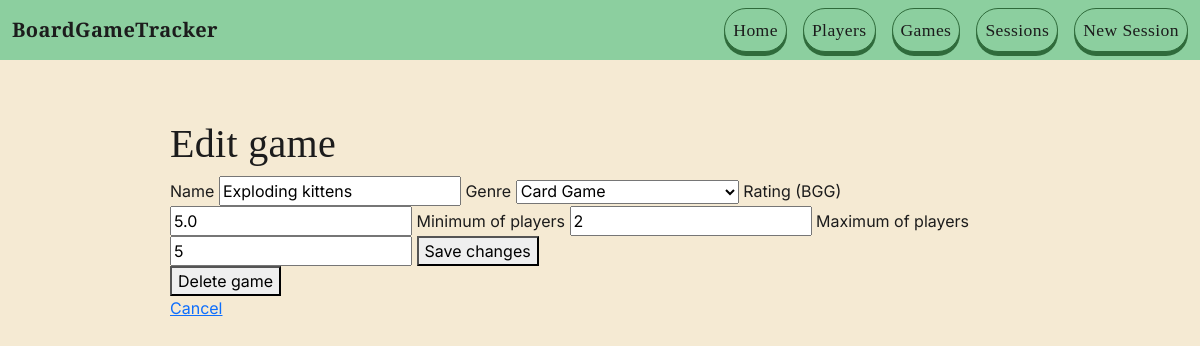
Page /edit_game/13 on the committed database.
### tables this page shows
CREATE TABLE games (
    id INTEGER PRIMARY KEY AUTOINCREMENT,
    name TEXT NOT NULL,
    genre TEXT,
    rating REAL,
    min_players INTEGER,
    max_players INTEGER,
    last_updated TEXT
);

### controllers/games_controller.py (the view, shortened to what this page needs)
@games_controller.route("/edit_game/<int:id>", methods=["GET","POST"])
def edit_game(id):
    connection = get_db_connection()
    game_to_be_edited = connection.execute("SELECT * FROM games WHERE id = ?", (id,)).fetchone() # Fetches only one game with the given id, if that id doesn't exist, then this method returns None
    connection.close()
    if game_to_be_edited is None: # Checks if the game was found
        return Response("Game not found", status=404) # This status code indicates that server cannot find the requested resource, that is when the selected game didn't exist.
    game_object = Game(game_to_be_edited) # Game was found and this changes the fetched data to a game object
    return render_template("edit_game.html", game = game_object) # Game is forwarded to view

### database.py (called while the page is built)
def get_db_connection():
    connection = sqlite3.connect("database.db")
    connection.row_factory = sqlite3.Row
    return connection

### templates/edit_game.html (shortened to what this page needs)
{% extends "base.html" %}
{% block body %}
<h1>Edit game</h1>
<form method="POST">
    <label for="game_name">Name</label>
    <input type="text" id="game_name" name="game_name" value="{{ game.name }}" required>
    <label for="genre">Genre</label>
    <select id="genre" name="genre" required>
        <option value="Card Game"
            {% if game.genre == "Card Game" %}selected{% endif %}>
            Card Game
        </option>
    </select>
    <label for="rating">Rating (BGG)</label>
    <input type="number" min="0" id="rating" name="rating" value="{{ game.rating }}" required>
    <label for="min_players">Minimum of players</label>
    <input type="number" min="0" id="min_players" name="min_players" value="{{ game.min_players }}" required>
    <label for="max_players">Maximum of players</label>
    <input type="number" min="0" id="max_players" name="max_players" value="{{ game.max_players }}" required>
    <button type="submit">Save changes</button>
</form>
<form action="/delete_game/{{ game.id }}" method="POST" onsubmit="return confirm('Are you sure you want to delete {{ game.name }}?');">
    <button type="submit">Delete game</button>
</form>
<a href="/games">Cancel</a>
{% endblock %}

### static/custom.css (style rules this page uses)
body { font-family: 'Inter', sans-serif; background-color: #F5EAD3; color: #1C1C1C; }
h1, h2, h3, .game-title, .navbar-brand { font-family: 'Spectral', serif; letter-spacing: 0.3px; }

### rows in the picture
games: game_name "Exploding kittens", genre "Card Game", rating "5.0", min_players "2", max_players "5"
